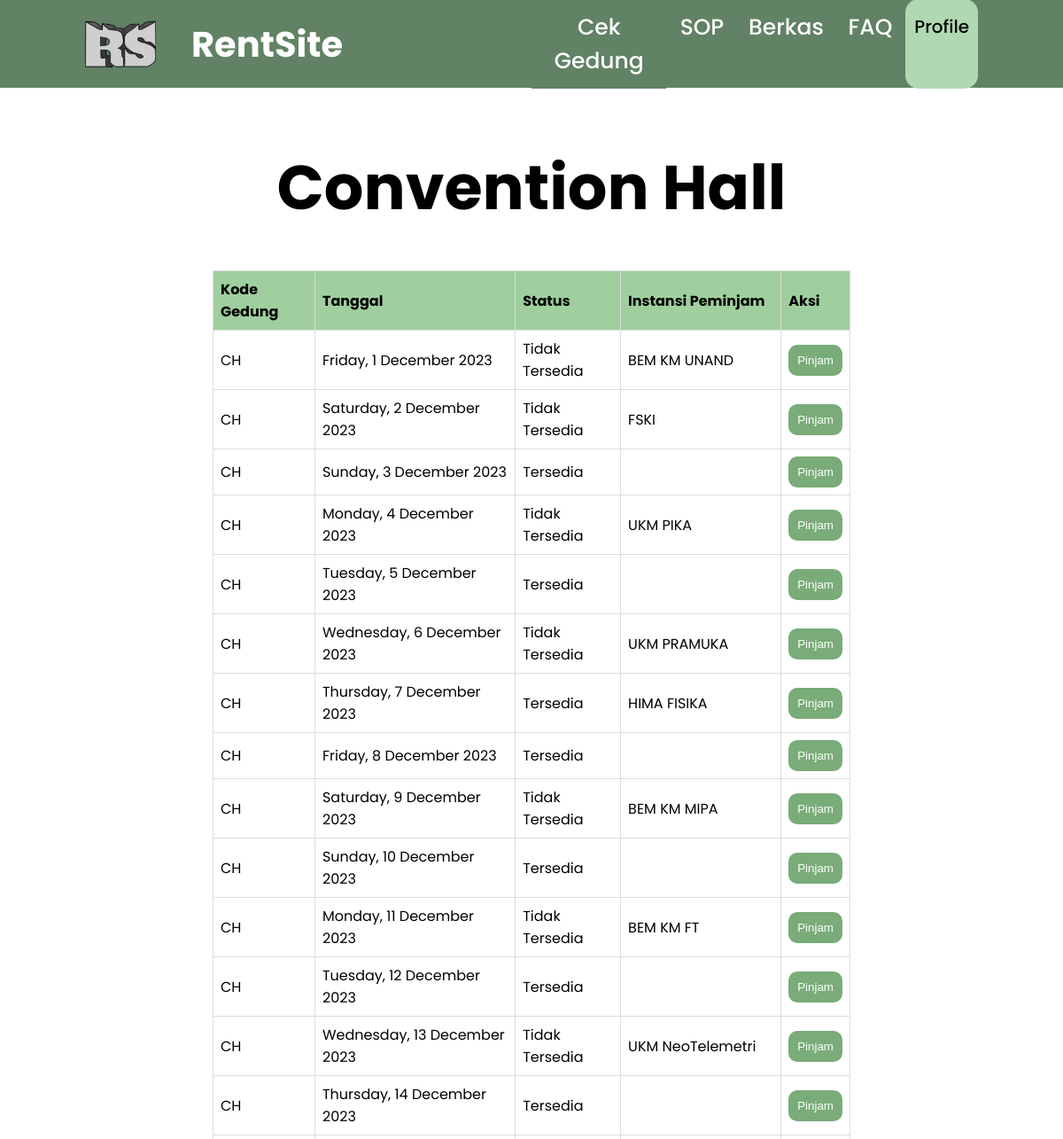
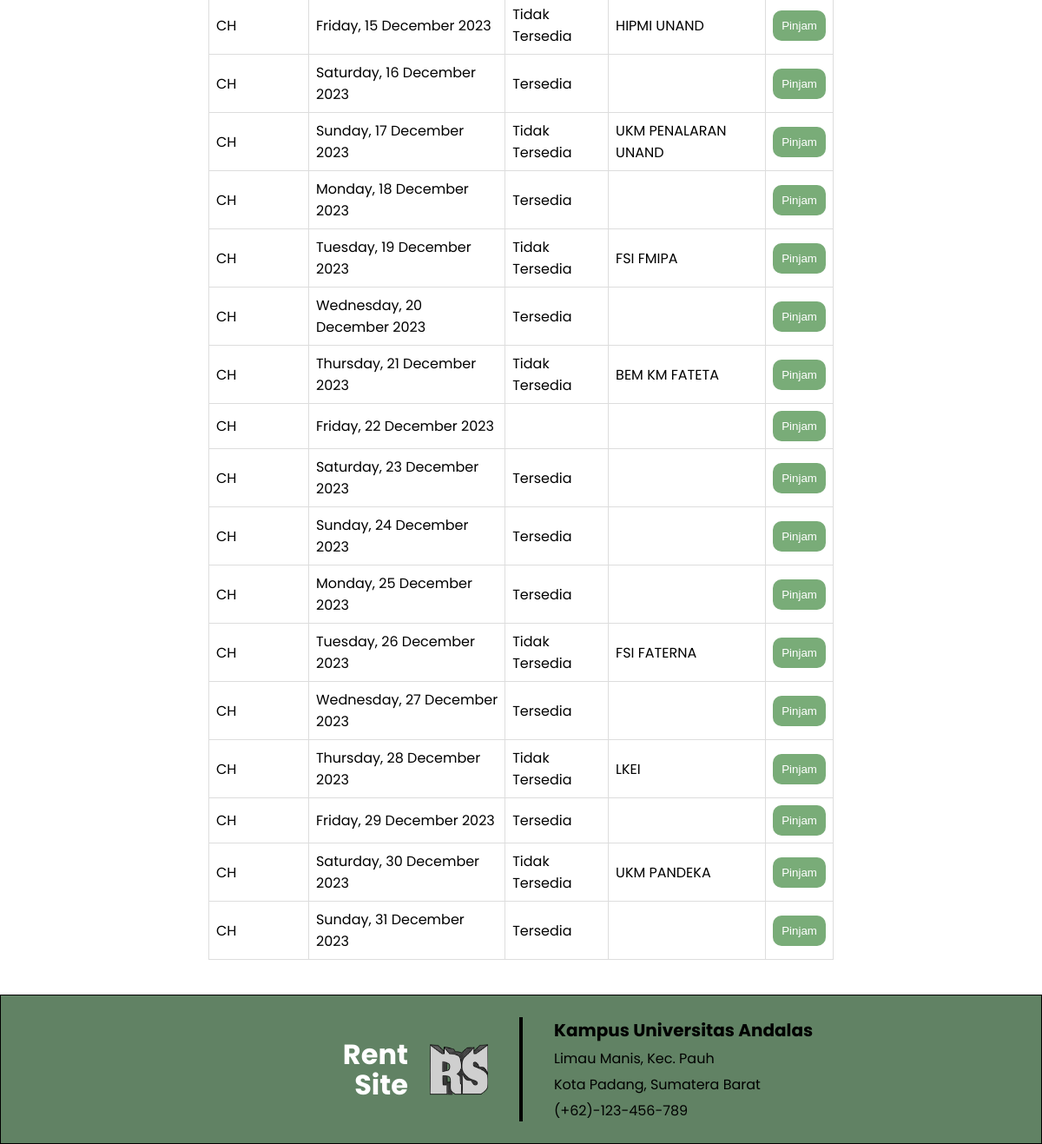
The page /user/ch.php on the database its author committed (2 pictures, top to bottom).
### tables this page shows
CREATE TABLE `convention_hall` (
  `Kode_Gedung` varchar(255) NOT NULL,
  `Tanggal` date NOT NULL,
  `Status` varchar(255) DEFAULT NULL,
  `Instansi_Peminjam` varchar(255) DEFAULT NULL
);

### user/ch.php (the view, shortened to what this page needs)
<?php
require '../function.php';
$sql = "SELECT * FROM convention_hall";
$result = $conn->query($sql);
?>
<!DOCTYPE html>
<html lang="idn">
<head>
  <link rel="stylesheet" href="../css/auditorium.css" />
  <link rel="stylesheet" href="https://cdnjs.cloudflare.com/ajax/libs/font-awesome/4.7.0/css/font-awesome.min.css" />
</head>
<body>
  <nav class="menu">
    <div class="logo">
      <img class="gmblogo" src="../img/logorentsite.png" alt="" />
      <a href="landingPageUser.php" style="text-decoration: none;">
        <h1>RentSite</h1>
      </a>
    </div>
    <ul>
      <li><a href="cekGedungUser.php">Cek Gedung</a></li>
      <li><a href="sopUser.php">SOP</a></li>
      <li><a href="loadBerkasUser.php">Berkas</a></li>
      <li><a href="faqUser.php">FAQ</a></li>
      <a href="profilUser.php" class="login1">Profile</a>
    </ul>
  </nav>
  <main>
    <div class="konten1">Convention Hall</div>
    <div class="isitable">
      <?php
      if ($result->num_rows > 0) {
        echo "<table>";
        echo "<tr><th>Kode Gedung</th><th>Tanggal</th><th>Status</th><th>Instansi Peminjam</th><th>Aksi</th></tr>";
        while ($row = $result->fetch_assoc()) {
          echo "<tr>";
          echo "<td>" . $row["Kode_Gedung"] . "</td>";
          echo "<td>" . date('l, j F Y', strtotime($row["Tanggal"])) . "</td>";
          echo '<td class="status">' . $row["Status"] . "</td>";
          echo "<td>" . $row["Instansi_Peminjam"] . "</td>";
          echo '<td class="pilihan">' . '<button type="button" id="btnPeminjaman" onclick="showForm(\'' . $row["Kode_Gedung"] . '\')">Pinjam</button>' . "</td>";
          echo "</tr>";
        }
        echo "</table>";
      } else {
        echo "Tidak ada data gedung.";
      }
      ?>
    </div>
  </main>
  <fotter>
    <div class="foot1">
      <ui class="judul">Rent Site</ui>
      <img class="logo" src="../img/logorentsite.png" alt="">
    </div>
    <div class="foot2"></div>
    <div class="foot3">
      <p class="kontak1">Kampus Universitas Andalas</p>
      <a class="kontak2" href="">Limau Manis, Kec. Pauh</a>
      <a class="kontak3" href="">Kota Padang, Sumatera Barat</a>
      <a class="kontak4" href="">(+62)-123-456-789</a>
    </div>
  </fotter>
</body>
</html>

### css/auditorium.css (style rules this page uses)
* { margin: 0; padding: 0; box-sizing: border-box; outline: none; border: none; list-style-type: none; }
:root { --one: #618264; --two: #79ac78; --three: #b0d9b1; --four: #d0e7d2; }
body { font-family: poppins; }
nav { align-content: center; padding-left: 96px; padding-right: 96px; height: 6.2em; background-color: var(--one); display: grid; grid-template-columns: 1fr 1fr; }
.menu ul { display: flex; flex-direction: row; justify-content: space-between; }
.logo { display: flex; flex-direction: row; align-items: center; }
.gmblogo { width: 80px; height: 60px; }
h1 { margin-left: 40px; font-weight: 700; font-size: 40px; color: white; }
.menu > ul > li > a { min-width: 80px; padding: 0.5em; text-align: center; display: block; font-weight: 500; font-size: 25px; text-decoration: none; color: white; background-color: var(--one); }
.login1 { border-top: 1rem solid transparent; color: black; text-decoration: none; text-align: center; font-weight: 500; font-size: 20px; background-color: var(--three); cursor: pointer; border-radius: 15px; width: 97px; }
main { padding-left: 240px; padding-right: 240px; }
.konten1 { margin-top: 60px; font-weight: 700; font-size: 70px; text-align: center; }
table { width: 100%; border-collapse: collapse; }
th, td { border: 1px solid #dddddd; text-align: left; padding: 8px; }
th { background-color: #9fcf9e; }
.isitable { margin: 40px 0px; overflow-x: auto; }
table button { background-color: #79ac78; padding: 10px; border-radius: 10px; cursor: pointer; }
button { padding: 10px; background-color: #3498db; color: #fff; border: none; border-radius: 4px; cursor: pointer; }
fotter { background-color: var(--one); padding: 25px; border: 1px solid black; display: flex; flex-direction: row; justify-content: center; align-items: center; }
.foot1 { align-items: center; display: flex; flex-wrap: wrap-reverse; justify-content: end; width: 300px; gap: 25px; }
.foot1 .judul { text-align: end; display: block; width: 80px; color: white; line-height: 35px; font-weight: 700; font-size: 32px; }
.foot1 .logo { height: 67px; width: 67px; }
.foot2 { margin-right: 36px; margin-left: 36px; height: 120px; width: 4px; background-color: black; }
.foot3 { width: 300px; }
.foot3 a { display: block; text-decoration: none; color: black; margin-top: 5px; }
.kontak1 { font-weight: 700; font-size: 20px; }

### rows shown on the page
convention_hall: Kode_Gedung "CH", Tanggal "Friday, 1 December 2023", Status "Tidak Tersedia", Instansi_Peminjam "BEM KM UNAND"
convention_hall: Kode_Gedung "CH", Tanggal "Saturday, 2 December 2023", Status "Tidak Tersedia", Instansi_Peminjam "FSKI"
convention_hall: Kode_Gedung "CH", Tanggal "Sunday, 3 December 2023", Status "Tersedia"
convention_hall: Kode_Gedung "CH", Tanggal "Monday, 4 December 2023", Status "Tidak Tersedia", Instansi_Peminjam "UKM PIKA"
convention_hall: Kode_Gedung "CH", Tanggal "Tuesday, 5 December 2023", Status "Tersedia"
convention_hall: Kode_Gedung "CH", Tanggal "Wednesday, 6 December 2023", Status "Tidak Tersedia", Instansi_Peminjam "UKM PRAMUKA"
convention_hall: Kode_Gedung "CH", Tanggal "Thursday, 7 December 2023", Status "Tersedia", Instansi_Peminjam "HIMA FISIKA"
convention_hall: Kode_Gedung "CH", Tanggal "Friday, 8 December 2023", Status "Tersedia"
convention_hall: Kode_Gedung "CH", Tanggal "Saturday, 9 December 2023", Status "Tidak Tersedia", Instansi_Peminjam "BEM KM MIPA"
convention_hall: Kode_Gedung "CH", Tanggal "Sunday, 10 December 2023", Status "Tersedia"
convention_hall: Kode_Gedung "CH", Tanggal "Monday, 11 December 2023", Status "Tidak Tersedia", Instansi_Peminjam "BEM KM FT"
convention_hall: Kode_Gedung "CH", Tanggal "Tuesday, 12 December 2023", Status "Tersedia"
convention_hall: Kode_Gedung "CH", Tanggal "Wednesday, 13 December 2023", Status "Tidak Tersedia", Instansi_Peminjam "UKM NeoTelemetri"
convention_hall: Kode_Gedung "CH", Tanggal "Thursday, 14 December 2023", Status "Tersedia"
convention_hall: Kode_Gedung "CH", Tanggal "Friday, 15 December 2023", Status "Tidak Tersedia", Instansi_Peminjam "HIPMI UNAND"
convention_hall: Kode_Gedung "CH", Tanggal "Saturday, 16 December 2023", Status "Tersedia"
convention_hall: Kode_Gedung "CH", Tanggal "Sunday, 17 December 2023", Status "Tidak Tersedia", Instansi_Peminjam "UKM PENALARAN UNAND"
convention_hall: Kode_Gedung "CH", Tanggal "Monday, 18 December 2023", Status "Tersedia"
convention_hall: Kode_Gedung "CH", Tanggal "Tuesday, 19 December 2023", Status "Tidak Tersedia", Instansi_Peminjam "FSI FMIPA"
convention_hall: Kode_Gedung "CH", Tanggal "Wednesday, 20 December 2023", Status "Tersedia"
convention_hall: Kode_Gedung "CH", Tanggal "Thursday, 21 December 2023", Status "Tidak Tersedia", Instansi_Peminjam "BEM KM FATETA"
convention_hall: Kode_Gedung "CH", Tanggal "Friday, 22 December 2023"
convention_hall: Kode_Gedung "CH", Tanggal "Saturday, 23 December 2023", Status "Tersedia"
convention_hall: Kode_Gedung "CH", Tanggal "Sunday, 24 December 2023", Status "Tersedia"
convention_hall: Kode_Gedung "CH", Tanggal "Monday, 25 December 2023", Status "Tersedia"
convention_hall: Kode_Gedung "CH", Tanggal "Tuesday, 26 December 2023", Status "Tidak Tersedia", Instansi_Peminjam "FSI FATERNA"
convention_hall: Kode_Gedung "CH", Tanggal "Wednesday, 27 December 2023", Status "Tersedia"
convention_hall: Kode_Gedung "CH", Tanggal "Thursday, 28 December 2023", Status "Tidak Tersedia", Instansi_Peminjam "LKEI"
convention_hall: Kode_Gedung "CH", Tanggal "Friday, 29 December 2023", Status "Tersedia"
convention_hall: Kode_Gedung "CH", Tanggal "Saturday, 30 December 2023", Status "Tidak Tersedia", Instansi_Peminjam "UKM PANDEKA"
convention_hall: Kode_Gedung "CH", Tanggal "Sunday, 31 December 2023", Status "Tersedia"
